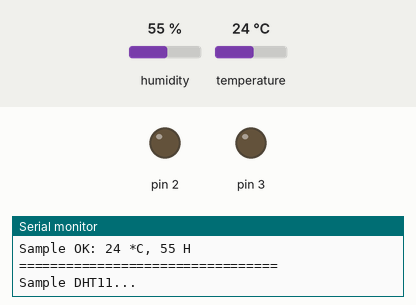
Simulated run of this sketch. Board: Arduino Uno, built with avr-gcc and run on an emulated ATmega328P. On the bench: output pins drawn as LEDs (lit = HIGH), the last lines printed to the serial monitor. The inputs (shaded band) are chosen by the test bench; at power-on: temperature 24 °C, humidity 55 %.

Above: at 1.2 s.
1.3 s: temperature set to 27 °C
2.8 s: temperature set to 30 °C
At 3.7 s:
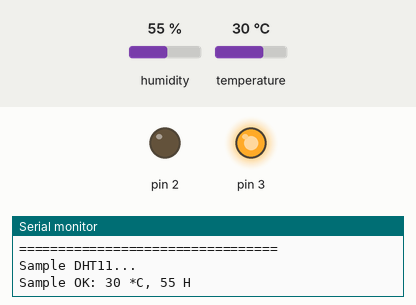
Timing chart, 0 to 5.8 s (numbered marks = the images above; inputs shaded):
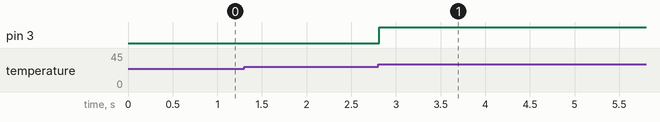

The sketch:

_______________.ino
```cpp
#include <SimpleDHT.h>
int pinDHT11 = 7;
SimpleDHT11 dht11(pinDHT11);

void setup() {
  // initialize digital pin LED_BUILTIN as an output.
  pinMode(3, OUTPUT);
  pinMode(2, OUTPUT);
  Serial.begin(115200);
}

// the loop function runs over and over again forever
void loop() {
    // start working...
  Serial.println("=================================");
  Serial.println("Sample DHT11...");

   // read without samples.
  byte temperature = 0;
  byte humidity = 0;
  int err = SimpleDHTErrSuccess;
  if ((err = dht11.read(&temperature, &humidity, NULL)) != SimpleDHTErrSuccess) {
    Serial.print("Read DHT11 failed, err="); Serial.println(err);delay(1000);
    return;
  }
  Serial.print("Sample OK: ");
  Serial.print((int)temperature); Serial.print(" *C, ");
  Serial.print((int)humidity); Serial.println(" H");

  if( temperature > 28) {
  digitalWrite(3, 7);   // 27의 속도로 오른쪽으로 돌아라
  digitalWrite(2, 0);    // turn the LED off by making the voltage LOW
  delay(1000);                       // wait for a second
  }
}
```

Measured:
- the behaviour switches between 28 and 29 °C on temperature (found by bisection; images 0 and 1)
- after the input at 2.8 s, pin 3: LOW → HIGH at once
